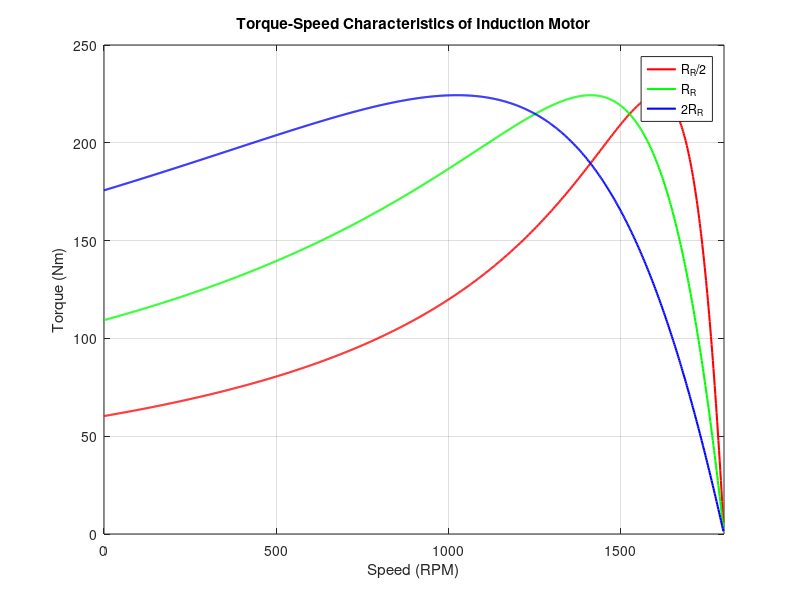

Source code (MATLAB):
% Torque-Speed Characteristics of Induction Motor with varying Rotor Resistance
% Based on Chapman, Example 7-5

clear; clc; close all;

% Constants (from Example 7-5)
f = 60;                 % Hz
p = 4;                  % Number of poles
ns = 120*f/p;           % Synchronous speed in RPM
ws = 2*pi*ns/60;        % Synchronous speed in rad/s

V_th = 231;             % Thevenin voltage (V)
R_th = 0.5;             % Thevenin resistance (Ohms)
X_th = 0.9;             % Thevenin reactance (Ohms)
X_R = 0.4;              % Rotor reactance (Ohms)
R_R = 0.3;              % Rotor resistance (Ohms)

% Rotor resistance values to consider
R_values = [0.5*R_R, R_R, 2*R_R];

% Slip range
s = linspace(0.001, 1, 1000);  % Avoid s=0 to prevent division by zero

% Preallocate torque matrix
torque = zeros(length(R_values), length(s));

% Compute torque for each rotor resistance
for k = 1:length(R_values)
    Rr = R_values(k);
    torque(k, :) = (3 * V_th^2 * Rr ./ s) ./ ...
                   (ws * ((R_th + Rr./s).^2 + (X_th + X_R)^2));
end

% Convert slip to speed
n = (1 - s) * ns;

% Plotting
figure;
plot(n, torque(1,:), 'r', 'LineWidth', 1.5); hold on;
plot(n, torque(2,:), 'g', 'LineWidth', 1.5);
plot(n, torque(3,:), 'b', 'LineWidth', 1.5);

xlabel('Speed (RPM)');
ylabel('Torque (Nm)');
title('Torque-Speed Characteristics of Induction Motor');
legend('R_R/2', 'R_R', '2R_R', 'Location', 'Best');
grid on;
xlim([0 ns]);